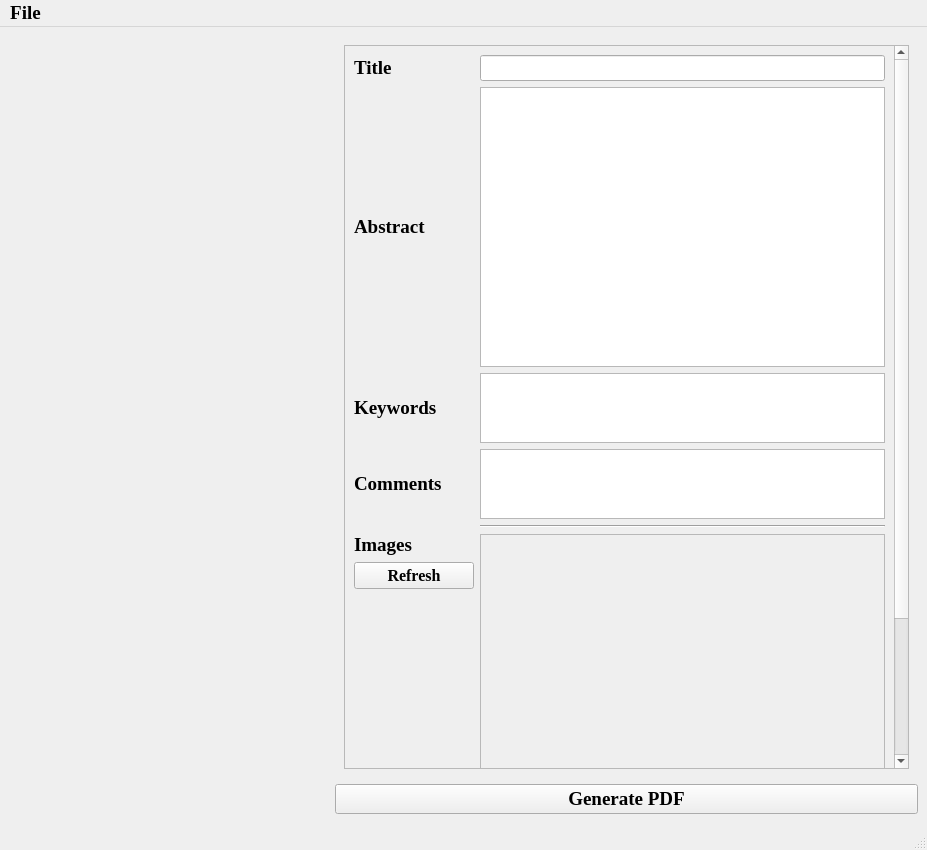
<?xml version="1.0" encoding="UTF-8"?>
<ui version="4.0">
 <class>MainWindow</class>
 <widget class="QMainWindow" name="MainWindow">
  <property name="geometry">
   <rect>
    <x>0</x>
    <y>0</y>
    <width>927</width>
    <height>850</height>
   </rect>
  </property>
  <property name="minimumSize">
   <size>
    <width>850</width>
    <height>850</height>
   </size>
  </property>
  <property name="font">
   <font>
    <family>Times New Roman</family>
    <pointsize>14</pointsize>
    <weight>75</weight>
    <bold>true</bold>
   </font>
  </property>
  <property name="windowTitle">
   <string>文献助手</string>
  </property>
  <property name="windowIcon">
   <iconset>
    <normaloff>../python/paper17/logo.jpg</normaloff>../python/paper17/logo.jpg</iconset>
  </property>
  <property name="styleSheet">
   <string notr="true">QMenuBar{
background-color:&quot;#a4a9a8&quot;
}
QWidget{
background-color:&quot;#e4edef&quot;
}

QPushButton{
background-color: &quot;#e29b6f&quot;
}</string>
  </property>
  <widget class="QWidget" name="centralwidget">
   <layout class="QGridLayout" name="gridLayout">
    <item row="1" column="1">
     <widget class="QPushButton" name="pushButton_generatePDF">
      <property name="font">
       <font>
        <family>Times New Roman</family>
        <pointsize>14</pointsize>
        <weight>75</weight>
        <bold>true</bold>
       </font>
      </property>
      <property name="text">
       <string>Generate PDF</string>
      </property>
     </widget>
    </item>
    <item row="0" column="0" rowspan="2">
     <widget class="QWidget" name="widget" native="true">
      <property name="minimumSize">
       <size>
        <width>320</width>
        <height>0</height>
       </size>
      </property>
      <property name="maximumSize">
       <size>
        <width>400</width>
        <height>16777215</height>
       </size>
      </property>
     </widget>
    </item>
    <item row="0" column="1">
     <widget class="QStackedWidget" name="stackedWidget">
      <widget class="QWidget" name="page1_result">
       <layout class="QGridLayout" name="gridLayout_4">
        <item row="0" column="0">
         <widget class="QScrollArea" name="scrollArea_text">
          <property name="minimumSize">
           <size>
            <width>0</width>
            <height>450</height>
           </size>
          </property>
          <property name="widgetResizable">
           <bool>true</bool>
          </property>
          <widget class="QWidget" name="scrollAreaWidgetContents">
           <property name="geometry">
            <rect>
             <x>0</x>
             <y>0</y>
             <width>550</width>
             <height>875</height>
            </rect>
           </property>
           <layout class="QGridLayout" name="gridLayout_2">
            <item row="1" column="1">
             <widget class="QLineEdit" name="lineEdit_title">
              <property name="maximumSize">
               <size>
                <width>16777215</width>
                <height>26</height>
               </size>
              </property>
              <property name="font">
               <font>
                <family>Times New Roman</family>
                <pointsize>14</pointsize>
                <weight>75</weight>
                <bold>true</bold>
               </font>
              </property>
             </widget>
            </item>
            <item row="1" column="0">
             <widget class="QLabel" name="label_2">
              <property name="minimumSize">
               <size>
                <width>120</width>
                <height>26</height>
               </size>
              </property>
              <property name="maximumSize">
               <size>
                <width>120</width>
                <height>26</height>
               </size>
              </property>
              <property name="font">
               <font>
                <family>Times New Roman</family>
                <pointsize>14</pointsize>
                <weight>75</weight>
                <bold>true</bold>
               </font>
              </property>
              <property name="text">
               <string>Title</string>
              </property>
             </widget>
            </item>
            <item row="6" column="0">
             <layout class="QVBoxLayout" name="verticalLayout">
              <item>
               <widget class="QLabel" name="label_6">
                <property name="font">
                 <font>
                  <family>Times New Roman</family>
                  <pointsize>14</pointsize>
                  <weight>75</weight>
                  <bold>true</bold>
                 </font>
                </property>
                <property name="text">
                 <string>Images</string>
                </property>
               </widget>
              </item>
              <item>
               <widget class="QPushButton" name="pushButton_refresh">
                <property name="font">
                 <font>
                  <family>Times New Roman</family>
                  <pointsize>12</pointsize>
                  <weight>75</weight>
                  <bold>true</bold>
                 </font>
                </property>
                <property name="text">
                 <string>Refresh</string>
                </property>
               </widget>
              </item>
              <item>
               <spacer name="verticalSpacer">
                <property name="orientation">
                 <enum>Qt::Vertical</enum>
                </property>
                <property name="sizeHint" stdset="0">
                 <size>
                  <width>20</width>
                  <height>40</height>
                 </size>
                </property>
               </spacer>
              </item>
             </layout>
            </item>
            <item row="3" column="0">
             <widget class="QLabel" name="label_4">
              <property name="font">
               <font>
                <family>Times New Roman</family>
                <pointsize>14</pointsize>
                <weight>75</weight>
                <bold>true</bold>
               </font>
              </property>
              <property name="text">
               <string>Keywords</string>
              </property>
             </widget>
            </item>
            <item row="3" column="1">
             <widget class="QPlainTextEdit" name="plainTextEdit_Keywords">
              <property name="font">
               <font>
                <family>Times New Roman</family>
                <pointsize>14</pointsize>
               </font>
              </property>
             </widget>
            </item>
            <item row="5" column="1">
             <widget class="Line" name="line">
              <property name="orientation">
               <enum>Qt::Horizontal</enum>
              </property>
             </widget>
            </item>
            <item row="4" column="1">
             <widget class="QPlainTextEdit" name="plainTextEdit_Comments">
              <property name="font">
               <font>
                <family>Times New Roman</family>
                <pointsize>14</pointsize>
               </font>
              </property>
             </widget>
            </item>
            <item row="2" column="0">
             <widget class="QLabel" name="label_3">
              <property name="minimumSize">
               <size>
                <width>120</width>
                <height>26</height>
               </size>
              </property>
              <property name="maximumSize">
               <size>
                <width>120</width>
                <height>26</height>
               </size>
              </property>
              <property name="font">
               <font>
                <family>Times New Roman</family>
                <pointsize>14</pointsize>
                <weight>75</weight>
                <bold>true</bold>
               </font>
              </property>
              <property name="text">
               <string>Abstract</string>
              </property>
             </widget>
            </item>
            <item row="2" column="1">
             <widget class="QPlainTextEdit" name="plainTextEdit_abstract">
              <property name="minimumSize">
               <size>
                <width>0</width>
                <height>280</height>
               </size>
              </property>
              <property name="font">
               <font>
                <family>Times New Roman</family>
                <pointsize>14</pointsize>
               </font>
              </property>
             </widget>
            </item>
            <item row="6" column="1">
             <widget class="QScrollArea" name="scrollArea">
              <property name="minimumSize">
               <size>
                <width>0</width>
                <height>400</height>
               </size>
              </property>
              <property name="widgetResizable">
               <bool>true</bool>
              </property>
              <widget class="QWidget" name="scrollAreaWidgetContents_2">
               <property name="geometry">
                <rect>
                 <x>0</x>
                 <y>0</y>
                 <width>404</width>
                 <height>398</height>
                </rect>
               </property>
               <layout class="QGridLayout" name="gridLayout_3"/>
              </widget>
             </widget>
            </item>
            <item row="4" column="0">
             <widget class="QLabel" name="label_5">
              <property name="minimumSize">
               <size>
                <width>120</width>
                <height>26</height>
               </size>
              </property>
              <property name="maximumSize">
               <size>
                <width>120</width>
                <height>26</height>
               </size>
              </property>
              <property name="font">
               <font>
                <family>Times New Roman</family>
                <pointsize>14</pointsize>
                <weight>75</weight>
                <bold>true</bold>
               </font>
              </property>
              <property name="text">
               <string>Comments</string>
              </property>
             </widget>
            </item>
           </layout>
          </widget>
         </widget>
        </item>
       </layout>
      </widget>
      <widget class="QWidget" name="page2_info">
       <layout class="QGridLayout" name="gridLayout_5">
        <item row="0" column="0">
         <widget class="QLabel" name="info_label">
          <property name="text">
           <string/>
          </property>
         </widget>
        </item>
       </layout>
      </widget>
     </widget>
    </item>
   </layout>
  </widget>
  <widget class="QMenuBar" name="menubar">
   <property name="geometry">
    <rect>
     <x>0</x>
     <y>0</y>
     <width>927</width>
     <height>22</height>
    </rect>
   </property>
   <widget class="QMenu" name="menu">
    <property name="font">
     <font>
      <family>Times New Roman</family>
      <pointsize>12</pointsize>
      <weight>50</weight>
      <bold>false</bold>
     </font>
    </property>
    <property name="title">
     <string>File</string>
    </property>
    <addaction name="actionFile"/>
    <addaction name="actionFolder_2"/>
   </widget>
   <addaction name="menu"/>
  </widget>
  <widget class="QStatusBar" name="statusbar"/>
  <action name="actionPDF">
   <property name="text">
    <string>PDF</string>
   </property>
   <property name="font">
    <font>
     <family>Times New Roman</family>
     <pointsize>12</pointsize>
     <weight>75</weight>
     <bold>true</bold>
    </font>
   </property>
  </action>
  <action name="actionFolder">
   <property name="text">
    <string>Folder</string>
   </property>
   <property name="font">
    <font>
     <family>Times New Roman</family>
     <pointsize>12</pointsize>
     <weight>75</weight>
     <bold>true</bold>
    </font>
   </property>
  </action>
  <action name="actionFolder_2">
   <property name="text">
    <string>Folder</string>
   </property>
   <property name="font">
    <font>
     <family>Times New Roman</family>
     <pointsize>12</pointsize>
    </font>
   </property>
  </action>
  <action name="actionSavePDF">
   <property name="text">
    <string>Save PDF as</string>
   </property>
   <property name="font">
    <font>
     <family>Times New Roman</family>
     <pointsize>12</pointsize>
    </font>
   </property>
  </action>
  <action name="actionFile">
   <property name="text">
    <string>PDF</string>
   </property>
  </action>
 </widget>
 <resources/>
 <connections/>
</ui>
